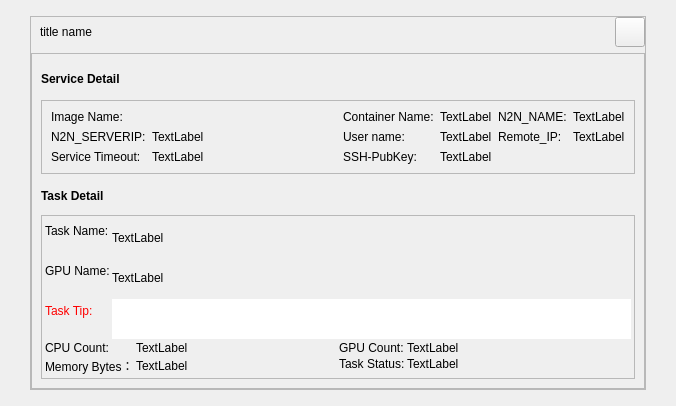
<?xml version="1.0" encoding="UTF-8"?>
<ui version="4.0">
 <class>OrderDetail</class>
 <widget class="QDialog" name="OrderDetail">
  <property name="geometry">
   <rect>
    <x>0</x>
    <y>0</y>
    <width>676</width>
    <height>406</height>
   </rect>
  </property>
  <property name="windowTitle">
   <string>Dialog</string>
  </property>
  <layout class="QGridLayout" name="gridLayout_2">
   <property name="leftMargin">
    <number>0</number>
   </property>
   <property name="topMargin">
    <number>0</number>
   </property>
   <property name="rightMargin">
    <number>0</number>
   </property>
   <property name="bottomMargin">
    <number>0</number>
   </property>
   <item row="0" column="0">
    <widget class="QWidget" name="centerWin" native="true">
     <property name="styleSheet">
      <string notr="true"/>
     </property>
     <layout class="QGridLayout" name="gridLayout_3">
      <property name="leftMargin">
       <number>30</number>
      </property>
      <property name="topMargin">
       <number>16</number>
      </property>
      <property name="rightMargin">
       <number>30</number>
      </property>
      <property name="bottomMargin">
       <number>16</number>
      </property>
      <item row="0" column="0">
       <widget class="QFrame" name="mainframe">
        <property name="styleSheet">
         <string notr="true"/>
        </property>
        <property name="frameShape">
         <enum>QFrame::StyledPanel</enum>
        </property>
        <property name="frameShadow">
         <enum>QFrame::Raised</enum>
        </property>
        <layout class="QVBoxLayout" name="verticalLayout" stretch="1,10">
         <property name="leftMargin">
          <number>0</number>
         </property>
         <property name="topMargin">
          <number>0</number>
         </property>
         <property name="rightMargin">
          <number>0</number>
         </property>
         <property name="bottomMargin">
          <number>0</number>
         </property>
         <item>
          <layout class="QHBoxLayout" name="horizontalLayout">
           <property name="leftMargin">
            <number>9</number>
           </property>
           <item>
            <widget class="QLabel" name="label_titlename">
             <property name="text">
              <string>title name</string>
             </property>
            </widget>
           </item>
           <item>
            <spacer name="horizontalSpacer">
             <property name="orientation">
              <enum>Qt::Horizontal</enum>
             </property>
             <property name="sizeHint" stdset="0">
              <size>
               <width>40</width>
               <height>20</height>
              </size>
             </property>
            </spacer>
           </item>
           <item>
            <widget class="QToolButton" name="cancelButton">
             <property name="minimumSize">
              <size>
               <width>30</width>
               <height>30</height>
              </size>
             </property>
             <property name="maximumSize">
              <size>
               <width>30</width>
               <height>30</height>
              </size>
             </property>
             <property name="styleSheet">
              <string notr="true"/>
             </property>
             <property name="text">
              <string/>
             </property>
            </widget>
           </item>
          </layout>
         </item>
         <item>
          <layout class="QGridLayout" name="gridLayout">
           <property name="leftMargin">
            <number>0</number>
           </property>
           <property name="rightMargin">
            <number>0</number>
           </property>
           <property name="bottomMargin">
            <number>0</number>
           </property>
           <item row="0" column="0">
            <widget class="QFrame" name="frame">
             <property name="frameShape">
              <enum>QFrame::StyledPanel</enum>
             </property>
             <property name="frameShadow">
              <enum>QFrame::Raised</enum>
             </property>
             <layout class="QVBoxLayout" name="verticalLayout_3">
              <item>
               <layout class="QVBoxLayout" name="verticalLayout_2">
                <property name="spacing">
                 <number>5</number>
                </property>
                <item>
                 <layout class="QHBoxLayout" name="horizontalLayout_6">
                  <property name="leftMargin">
                   <number>0</number>
                  </property>
                  <property name="topMargin">
                   <number>0</number>
                  </property>
                  <item>
                   <widget class="QLabel" name="label_2">
                    <property name="font">
                     <font>
                      <weight>75</weight>
                      <bold>true</bold>
                     </font>
                    </property>
                    <property name="text">
                     <string>Service Detail</string>
                    </property>
                   </widget>
                  </item>
                  <item>
                   <spacer name="horizontalSpacer_2">
                    <property name="orientation">
                     <enum>Qt::Horizontal</enum>
                    </property>
                    <property name="sizeHint" stdset="0">
                     <size>
                      <width>40</width>
                      <height>20</height>
                     </size>
                    </property>
                   </spacer>
                  </item>
                  <item>
                   <widget class="QFrame" name="frame_2">
                    <property name="minimumSize">
                     <size>
                      <width>120</width>
                      <height>32</height>
                     </size>
                    </property>
                    <property name="styleSheet">
                     <string notr="true">QFrame{
border:hidden;
}</string>
                    </property>
                    <property name="frameShape">
                     <enum>QFrame::StyledPanel</enum>
                    </property>
                    <property name="frameShadow">
                     <enum>QFrame::Raised</enum>
                    </property>
                   </widget>
                  </item>
                 </layout>
                </item>
                <item>
                 <widget class="QFrame" name="frame_3">
                  <property name="minimumSize">
                   <size>
                    <width>0</width>
                    <height>50</height>
                   </size>
                  </property>
                  <property name="frameShape">
                   <enum>QFrame::StyledPanel</enum>
                  </property>
                  <property name="frameShadow">
                   <enum>QFrame::Raised</enum>
                  </property>
                  <layout class="QHBoxLayout" name="horizontalLayout_4">
                   <item>
                    <layout class="QFormLayout" name="formLayout_6">
                     <property name="labelAlignment">
                      <set>Qt::AlignLeading|Qt::AlignLeft|Qt::AlignVCenter</set>
                     </property>
                     <property name="formAlignment">
                      <set>Qt::AlignLeading|Qt::AlignLeft|Qt::AlignTop</set>
                     </property>
                     <item row="0" column="0">
                      <widget class="QLabel" name="label_6">
                       <property name="sizePolicy">
                        <sizepolicy hsizetype="Minimum" vsizetype="Preferred">
                         <horstretch>0</horstretch>
                         <verstretch>0</verstretch>
                        </sizepolicy>
                       </property>
                       <property name="text">
                        <string>Image Name:</string>
                       </property>
                      </widget>
                     </item>
                     <item row="0" column="1">
                      <widget class="QLabel" name="label_image">
                       <property name="sizePolicy">
                        <sizepolicy hsizetype="MinimumExpanding" vsizetype="Preferred">
                         <horstretch>0</horstretch>
                         <verstretch>0</verstretch>
                        </sizepolicy>
                       </property>
                       <property name="text">
                        <string/>
                       </property>
                      </widget>
                     </item>
                     <item row="1" column="0">
                      <widget class="QLabel" name="label_9">
                       <property name="text">
                        <string>N2N_SERVERIP:</string>
                       </property>
                      </widget>
                     </item>
                     <item row="1" column="1">
                      <widget class="QLabel" name="label_n2n_serverip">
                       <property name="sizePolicy">
                        <sizepolicy hsizetype="MinimumExpanding" vsizetype="Preferred">
                         <horstretch>0</horstretch>
                         <verstretch>0</verstretch>
                        </sizepolicy>
                       </property>
                       <property name="text">
                        <string>TextLabel</string>
                       </property>
                      </widget>
                     </item>
                     <item row="2" column="0">
                      <widget class="QLabel" name="label_18">
                       <property name="text">
                        <string>Service Timeout:</string>
                       </property>
                      </widget>
                     </item>
                     <item row="2" column="1">
                      <widget class="QLabel" name="label_serviceTimeout">
                       <property name="sizePolicy">
                        <sizepolicy hsizetype="Expanding" vsizetype="Preferred">
                         <horstretch>0</horstretch>
                         <verstretch>0</verstretch>
                        </sizepolicy>
                       </property>
                       <property name="text">
                        <string>TextLabel</string>
                       </property>
                      </widget>
                     </item>
                    </layout>
                   </item>
                   <item>
                    <layout class="QHBoxLayout" name="horizontalLayout_2">
                     <item>
                      <layout class="QFormLayout" name="formLayout">
                       <property name="labelAlignment">
                        <set>Qt::AlignLeading|Qt::AlignLeft|Qt::AlignVCenter</set>
                       </property>
                       <property name="formAlignment">
                        <set>Qt::AlignLeading|Qt::AlignLeft|Qt::AlignTop</set>
                       </property>
                       <property name="topMargin">
                        <number>0</number>
                       </property>
                       <item row="0" column="0">
                        <widget class="QLabel" name="label_4">
                         <property name="text">
                          <string>Container Name:</string>
                         </property>
                        </widget>
                       </item>
                       <item row="0" column="1">
                        <widget class="QLabel" name="label_name">
                         <property name="text">
                          <string>TextLabel</string>
                         </property>
                        </widget>
                       </item>
                       <item row="1" column="0">
                        <widget class="QLabel" name="label_8">
                         <property name="text">
                          <string>User name:</string>
                         </property>
                        </widget>
                       </item>
                       <item row="1" column="1">
                        <widget class="QLabel" name="label_user">
                         <property name="text">
                          <string>TextLabel</string>
                         </property>
                        </widget>
                       </item>
                       <item row="2" column="0">
                        <widget class="QLabel" name="label_7">
                         <property name="text">
                          <string>SSH-PubKey:</string>
                         </property>
                        </widget>
                       </item>
                       <item row="2" column="1">
                        <widget class="QLabel" name="label_ssh_pubkey">
                         <property name="text">
                          <string>TextLabel</string>
                         </property>
                        </widget>
                       </item>
                      </layout>
                     </item>
                     <item>
                      <layout class="QFormLayout" name="formLayout_2">
                       <property name="labelAlignment">
                        <set>Qt::AlignLeading|Qt::AlignLeft|Qt::AlignVCenter</set>
                       </property>
                       <property name="formAlignment">
                        <set>Qt::AlignLeading|Qt::AlignLeft|Qt::AlignTop</set>
                       </property>
                       <property name="topMargin">
                        <number>0</number>
                       </property>
                       <item row="0" column="0">
                        <widget class="QLabel" name="label_5">
                         <property name="text">
                          <string>N2N_NAME:</string>
                         </property>
                        </widget>
                       </item>
                       <item row="0" column="1">
                        <widget class="QLabel" name="label_n2n_name">
                         <property name="text">
                          <string>TextLabel</string>
                         </property>
                        </widget>
                       </item>
                       <item row="1" column="0">
                        <widget class="QLabel" name="label_14">
                         <property name="text">
                          <string>Remote_IP:</string>
                         </property>
                        </widget>
                       </item>
                       <item row="1" column="1">
                        <widget class="QLabel" name="label_n2n_localip">
                         <property name="maximumSize">
                          <size>
                           <width>150</width>
                           <height>16777215</height>
                          </size>
                         </property>
                         <property name="text">
                          <string>TextLabel</string>
                         </property>
                        </widget>
                       </item>
                      </layout>
                     </item>
                    </layout>
                   </item>
                  </layout>
                 </widget>
                </item>
               </layout>
              </item>
              <item>
               <layout class="QVBoxLayout" name="verticalLayout_7" stretch="1,10">
                <property name="spacing">
                 <number>3</number>
                </property>
                <item>
                 <widget class="QLabel" name="label_3">
                  <property name="minimumSize">
                   <size>
                    <width>0</width>
                    <height>32</height>
                   </size>
                  </property>
                  <property name="font">
                   <font>
                    <weight>75</weight>
                    <bold>true</bold>
                   </font>
                  </property>
                  <property name="text">
                   <string>Task Detail</string>
                  </property>
                 </widget>
                </item>
                <item>
                 <widget class="QFrame" name="frame_4">
                  <property name="frameShape">
                   <enum>QFrame::StyledPanel</enum>
                  </property>
                  <property name="frameShadow">
                   <enum>QFrame::Raised</enum>
                  </property>
                  <layout class="QVBoxLayout" name="verticalLayout_5">
                   <property name="spacing">
                    <number>2</number>
                   </property>
                   <property name="leftMargin">
                    <number>3</number>
                   </property>
                   <property name="topMargin">
                    <number>3</number>
                   </property>
                   <property name="rightMargin">
                    <number>3</number>
                   </property>
                   <property name="bottomMargin">
                    <number>3</number>
                   </property>
                   <item>
                    <layout class="QFormLayout" name="formLayout_8">
                     <property name="labelAlignment">
                      <set>Qt::AlignLeading|Qt::AlignLeft|Qt::AlignVCenter</set>
                     </property>
                     <property name="formAlignment">
                      <set>Qt::AlignLeading|Qt::AlignLeft|Qt::AlignTop</set>
                     </property>
                     <property name="horizontalSpacing">
                      <number>-1</number>
                     </property>
                     <property name="verticalSpacing">
                      <number>2</number>
                     </property>
                     <item row="0" column="0">
                      <widget class="QLabel" name="label_10">
                       <property name="text">
                        <string>Task Name:</string>
                       </property>
                      </widget>
                     </item>
                     <item row="0" column="1">
                      <widget class="QLabel" name="label_taskName">
                       <property name="sizePolicy">
                        <sizepolicy hsizetype="Expanding" vsizetype="Preferred">
                         <horstretch>0</horstretch>
                         <verstretch>0</verstretch>
                        </sizepolicy>
                       </property>
                       <property name="text">
                        <string>TextLabel</string>
                       </property>
                      </widget>
                     </item>
                     <item row="1" column="0">
                      <widget class="QLabel" name="label_13">
                       <property name="text">
                        <string>GPU Name:</string>
                       </property>
                      </widget>
                     </item>
                     <item row="1" column="1">
                      <widget class="QLabel" name="label_GPUName">
                       <property name="sizePolicy">
                        <sizepolicy hsizetype="Expanding" vsizetype="Preferred">
                         <horstretch>0</horstretch>
                         <verstretch>0</verstretch>
                        </sizepolicy>
                       </property>
                       <property name="text">
                        <string>TextLabel</string>
                       </property>
                      </widget>
                     </item>
                     <item row="2" column="1">
                      <widget class="QTextEdit" name="textEdit_taskErr">
                       <property name="maximumSize">
                        <size>
                         <width>16777215</width>
                         <height>40</height>
                        </size>
                       </property>
                       <property name="styleSheet">
                        <string notr="true">background-color:&quot;transparent&quot;;
border:hidden;
color:red;</string>
                       </property>
                       <property name="readOnly">
                        <bool>true</bool>
                       </property>
                      </widget>
                     </item>
                     <item row="2" column="0">
                      <widget class="QLabel" name="label_17">
                       <property name="styleSheet">
                        <string notr="true">color:red;</string>
                       </property>
                       <property name="text">
                        <string>Task Tip:</string>
                       </property>
                      </widget>
                     </item>
                    </layout>
                   </item>
                   <item>
                    <layout class="QHBoxLayout" name="horizontalLayout_3">
                     <item>
                      <layout class="QFormLayout" name="formLayout_3">
                       <property name="labelAlignment">
                        <set>Qt::AlignLeading|Qt::AlignLeft|Qt::AlignVCenter</set>
                       </property>
                       <property name="formAlignment">
                        <set>Qt::AlignLeading|Qt::AlignLeft|Qt::AlignTop</set>
                       </property>
                       <property name="verticalSpacing">
                        <number>2</number>
                       </property>
                       <property name="topMargin">
                        <number>0</number>
                       </property>
                       <item row="0" column="0">
                        <widget class="QLabel" name="label_11">
                         <property name="text">
                          <string>CPU Count:</string>
                         </property>
                        </widget>
                       </item>
                       <item row="0" column="1">
                        <widget class="QLabel" name="label_cpuCount">
                         <property name="text">
                          <string>TextLabel</string>
                         </property>
                        </widget>
                       </item>
                       <item row="1" column="0">
                        <widget class="QLabel" name="label_12">
                         <property name="text">
                          <string>Memory Bytes：</string>
                         </property>
                        </widget>
                       </item>
                       <item row="1" column="1">
                        <widget class="QLabel" name="label_memoryBytes">
                         <property name="text">
                          <string>TextLabel</string>
                         </property>
                        </widget>
                       </item>
                      </layout>
                     </item>
                     <item>
                      <layout class="QFormLayout" name="formLayout_4">
                       <property name="labelAlignment">
                        <set>Qt::AlignLeading|Qt::AlignLeft|Qt::AlignVCenter</set>
                       </property>
                       <property name="formAlignment">
                        <set>Qt::AlignLeading|Qt::AlignLeft|Qt::AlignTop</set>
                       </property>
                       <property name="verticalSpacing">
                        <number>2</number>
                       </property>
                       <property name="topMargin">
                        <number>0</number>
                       </property>
                       <item row="0" column="0">
                        <widget class="QLabel" name="label_15">
                         <property name="text">
                          <string>GPU Count:</string>
                         </property>
                        </widget>
                       </item>
                       <item row="0" column="1">
                        <widget class="QLabel" name="label_GPUCount">
                         <property name="text">
                          <string>TextLabel</string>
                         </property>
                        </widget>
                       </item>
                       <item row="1" column="0">
                        <widget class="QLabel" name="label_16">
                         <property name="text">
                          <string>Task Status:</string>
                         </property>
                        </widget>
                       </item>
                       <item row="1" column="1">
                        <widget class="QLabel" name="label_taskStatus">
                         <property name="text">
                          <string>TextLabel</string>
                         </property>
                        </widget>
                       </item>
                      </layout>
                     </item>
                    </layout>
                   </item>
                  </layout>
                 </widget>
                </item>
               </layout>
              </item>
             </layout>
            </widget>
           </item>
          </layout>
         </item>
        </layout>
       </widget>
      </item>
     </layout>
    </widget>
   </item>
  </layout>
 </widget>
 <resources/>
 <connections/>
</ui>
